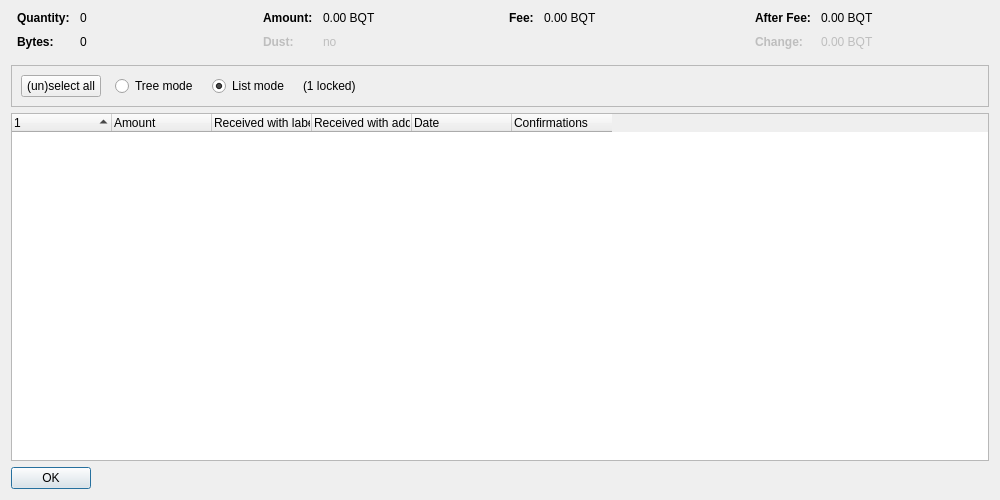
<?xml version="1.0" encoding="UTF-8"?>
<ui version="4.0">
 <class>CoinControlDialog</class>
 <widget class="QDialog" name="CoinControlDialog">
  <property name="geometry">
   <rect>
    <x>0</x>
    <y>0</y>
    <width>1000</width>
    <height>500</height>
   </rect>
  </property>
  <property name="windowTitle">
   <string>Coin Selection</string>
  </property>
  <layout class="QVBoxLayout" name="verticalLayout">
   <item>
    <layout class="QHBoxLayout" name="horizontalLayoutTop" stretch="0,0,0,0">
     <property name="topMargin">
      <number>0</number>
     </property>
     <property name="bottomMargin">
      <number>10</number>
     </property>
     <item>
      <layout class="QFormLayout" name="formLayoutCoinControl1">
       <property name="horizontalSpacing">
        <number>10</number>
       </property>
       <property name="verticalSpacing">
        <number>10</number>
       </property>
       <property name="leftMargin">
        <number>6</number>
       </property>
       <property name="rightMargin">
        <number>6</number>
       </property>
       <item row="0" column="0">
        <widget class="QLabel" name="labelCoinControlQuantityText">
         <property name="font">
          <font>
           <weight>75</weight>
           <bold>true</bold>
          </font>
         </property>
         <property name="text">
          <string>Quantity:</string>
         </property>
        </widget>
       </item>
       <item row="0" column="1">
        <widget class="QLabel" name="labelCoinControlQuantity">
         <property name="cursor">
          <cursorShape>IBeamCursor</cursorShape>
         </property>
         <property name="contextMenuPolicy">
          <enum>Qt::ActionsContextMenu</enum>
         </property>
         <property name="text">
          <string notr="true">0</string>
         </property>
         <property name="textInteractionFlags">
          <set>Qt::LinksAccessibleByMouse|Qt::TextSelectableByKeyboard|Qt::TextSelectableByMouse</set>
         </property>
        </widget>
       </item>
       <item row="1" column="0">
        <widget class="QLabel" name="labelCoinControlBytesText">
         <property name="font">
          <font>
           <weight>75</weight>
           <bold>true</bold>
          </font>
         </property>
         <property name="text">
          <string>Bytes:</string>
         </property>
        </widget>
       </item>
       <item row="1" column="1">
        <widget class="QLabel" name="labelCoinControlBytes">
         <property name="cursor">
          <cursorShape>IBeamCursor</cursorShape>
         </property>
         <property name="contextMenuPolicy">
          <enum>Qt::ActionsContextMenu</enum>
         </property>
         <property name="text">
          <string notr="true">0</string>
         </property>
         <property name="textInteractionFlags">
          <set>Qt::LinksAccessibleByMouse|Qt::TextSelectableByKeyboard|Qt::TextSelectableByMouse</set>
         </property>
        </widget>
       </item>
      </layout>
     </item>
     <item>
      <layout class="QFormLayout" name="formLayoutCoinControl2">
       <property name="horizontalSpacing">
        <number>10</number>
       </property>
       <property name="verticalSpacing">
        <number>10</number>
       </property>
       <property name="leftMargin">
        <number>6</number>
       </property>
       <property name="rightMargin">
        <number>6</number>
       </property>
       <item row="0" column="0">
        <widget class="QLabel" name="labelCoinControlAmountText">
         <property name="font">
          <font>
           <weight>75</weight>
           <bold>true</bold>
          </font>
         </property>
         <property name="text">
          <string>Amount:</string>
         </property>
        </widget>
       </item>
       <item row="0" column="1">
        <widget class="QLabel" name="labelCoinControlAmount">
         <property name="cursor">
          <cursorShape>IBeamCursor</cursorShape>
         </property>
         <property name="contextMenuPolicy">
          <enum>Qt::ActionsContextMenu</enum>
         </property>
         <property name="text">
          <string notr="true">0.00 BQT</string>
         </property>
         <property name="textInteractionFlags">
          <set>Qt::LinksAccessibleByMouse|Qt::TextSelectableByKeyboard|Qt::TextSelectableByMouse</set>
         </property>
        </widget>
       </item>
       <item row="1" column="0">
        <widget class="QLabel" name="labelCoinControlLowOutputText">
         <property name="enabled">
          <bool>false</bool>
         </property>
         <property name="font">
          <font>
           <weight>75</weight>
           <bold>true</bold>
          </font>
         </property>
         <property name="text">
          <string>Dust:</string>
         </property>
        </widget>
       </item>
       <item row="1" column="1">
        <widget class="QLabel" name="labelCoinControlLowOutput">
         <property name="enabled">
          <bool>false</bool>
         </property>
         <property name="cursor">
          <cursorShape>IBeamCursor</cursorShape>
         </property>
         <property name="contextMenuPolicy">
          <enum>Qt::ActionsContextMenu</enum>
         </property>
         <property name="text">
          <string notr="true">no</string>
         </property>
         <property name="textInteractionFlags">
          <set>Qt::LinksAccessibleByMouse|Qt::TextSelectableByKeyboard|Qt::TextSelectableByMouse</set>
         </property>
        </widget>
       </item>
      </layout>
     </item>
     <item>
      <layout class="QFormLayout" name="formLayoutCoinControl3">
       <property name="horizontalSpacing">
        <number>10</number>
       </property>
       <property name="verticalSpacing">
        <number>10</number>
       </property>
       <property name="leftMargin">
        <number>6</number>
       </property>
       <property name="rightMargin">
        <number>6</number>
       </property>
       <item row="0" column="0">
        <widget class="QLabel" name="labelCoinControlFeeText">
         <property name="font">
          <font>
           <weight>75</weight>
           <bold>true</bold>
          </font>
         </property>
         <property name="text">
          <string>Fee:</string>
         </property>
        </widget>
       </item>
       <item row="0" column="1">
        <widget class="QLabel" name="labelCoinControlFee">
         <property name="cursor">
          <cursorShape>IBeamCursor</cursorShape>
         </property>
         <property name="contextMenuPolicy">
          <enum>Qt::ActionsContextMenu</enum>
         </property>
         <property name="text">
          <string notr="true">0.00 BQT</string>
         </property>
         <property name="textInteractionFlags">
          <set>Qt::LinksAccessibleByMouse|Qt::TextSelectableByKeyboard|Qt::TextSelectableByMouse</set>
         </property>
        </widget>
       </item>
      </layout>
     </item>
     <item>
      <layout class="QFormLayout" name="formLayoutCoinControl4">
       <property name="horizontalSpacing">
        <number>10</number>
       </property>
       <property name="verticalSpacing">
        <number>10</number>
       </property>
       <property name="leftMargin">
        <number>6</number>
       </property>
       <property name="rightMargin">
        <number>6</number>
       </property>
       <item row="0" column="0">
        <widget class="QLabel" name="labelCoinControlAfterFeeText">
         <property name="font">
          <font>
           <weight>75</weight>
           <bold>true</bold>
          </font>
         </property>
         <property name="text">
          <string>After Fee:</string>
         </property>
        </widget>
       </item>
       <item row="0" column="1">
        <widget class="QLabel" name="labelCoinControlAfterFee">
         <property name="cursor">
          <cursorShape>IBeamCursor</cursorShape>
         </property>
         <property name="contextMenuPolicy">
          <enum>Qt::ActionsContextMenu</enum>
         </property>
         <property name="text">
          <string notr="true">0.00 BQT</string>
         </property>
         <property name="textInteractionFlags">
          <set>Qt::LinksAccessibleByMouse|Qt::TextSelectableByKeyboard|Qt::TextSelectableByMouse</set>
         </property>
        </widget>
       </item>
       <item row="1" column="0">
        <widget class="QLabel" name="labelCoinControlChangeText">
         <property name="enabled">
          <bool>false</bool>
         </property>
         <property name="font">
          <font>
           <weight>75</weight>
           <bold>true</bold>
          </font>
         </property>
         <property name="text">
          <string>Change:</string>
         </property>
        </widget>
       </item>
       <item row="1" column="1">
        <widget class="QLabel" name="labelCoinControlChange">
         <property name="enabled">
          <bool>false</bool>
         </property>
         <property name="cursor">
          <cursorShape>IBeamCursor</cursorShape>
         </property>
         <property name="contextMenuPolicy">
          <enum>Qt::ActionsContextMenu</enum>
         </property>
         <property name="text">
          <string notr="true">0.00 BQT</string>
         </property>
         <property name="textInteractionFlags">
          <set>Qt::LinksAccessibleByMouse|Qt::TextSelectableByKeyboard|Qt::TextSelectableByMouse</set>
         </property>
        </widget>
       </item>
      </layout>
     </item>
    </layout>
   </item>
   <item>
    <widget class="QFrame" name="frame">
     <property name="minimumSize">
      <size>
       <width>0</width>
       <height>40</height>
      </size>
     </property>
     <property name="frameShape">
      <enum>QFrame::StyledPanel</enum>
     </property>
     <property name="frameShadow">
      <enum>QFrame::Sunken</enum>
     </property>
     <layout class="QHBoxLayout" name="horizontalLayout">
      <item>
       <layout class="QHBoxLayout" name="horizontalLayoutPanel" stretch="0,0,0,0,0">
        <property name="spacing">
         <number>14</number>
        </property>
        <item>
         <widget class="QPushButton" name="pushButtonSelectAll">
          <property name="sizePolicy">
           <sizepolicy hsizetype="Maximum" vsizetype="Fixed">
            <horstretch>0</horstretch>
            <verstretch>0</verstretch>
           </sizepolicy>
          </property>
          <property name="text">
           <string>(un)select all</string>
          </property>
          <property name="autoDefault">
           <bool>false</bool>
          </property>
         </widget>
        </item>
        <item>
         <widget class="QRadioButton" name="radioTreeMode">
          <property name="sizePolicy">
           <sizepolicy hsizetype="Maximum" vsizetype="Fixed">
            <horstretch>0</horstretch>
            <verstretch>0</verstretch>
           </sizepolicy>
          </property>
          <property name="text">
           <string>Tree mode</string>
          </property>
         </widget>
        </item>
        <item>
         <widget class="QRadioButton" name="radioListMode">
          <property name="sizePolicy">
           <sizepolicy hsizetype="Maximum" vsizetype="Fixed">
            <horstretch>0</horstretch>
            <verstretch>0</verstretch>
           </sizepolicy>
          </property>
          <property name="text">
           <string>List mode</string>
          </property>
          <property name="checked">
           <bool>true</bool>
          </property>
         </widget>
        </item>
        <item>
         <widget class="QLabel" name="labelLocked">
          <property name="text">
           <string notr="true">(1 locked)</string>
          </property>
         </widget>
        </item>
        <item>
         <spacer name="horizontalSpacer">
          <property name="orientation">
           <enum>Qt::Horizontal</enum>
          </property>
          <property name="sizeHint" stdset="0">
           <size>
            <width>40</width>
            <height>20</height>
           </size>
          </property>
         </spacer>
        </item>
       </layout>
      </item>
     </layout>
    </widget>
   </item>
   <item>
    <widget class="CoinControlTreeWidget" name="treeWidget">
     <property name="contextMenuPolicy">
      <enum>Qt::CustomContextMenu</enum>
     </property>
     <property name="sortingEnabled">
      <bool>false</bool>
     </property>
     <property name="columnCount">
      <number>6</number>
     </property>
     <attribute name="headerShowSortIndicator" stdset="0">
      <bool>true</bool>
     </attribute>
     <attribute name="headerStretchLastSection">
      <bool>false</bool>
     </attribute>
     <column>
      <property name="text">
       <string/>
      </property>
     </column>
     <column>
      <property name="text">
       <string>Amount</string>
      </property>
     </column>
     <column>
      <property name="text">
       <string>Received with label</string>
      </property>
     </column>
     <column>
      <property name="text">
       <string>Received with address</string>
      </property>
     </column>
     <column>
      <property name="text">
       <string>Date</string>
      </property>
     </column>
     <column>
      <property name="text">
       <string>Confirmations</string>
      </property>
      <property name="toolTip">
       <string>Confirmed</string>
      </property>
     </column>
     <column>
      <property name="text">
       <string/>
      </property>
     </column>
     <column>
      <property name="text">
       <string/>
      </property>
     </column>
     <column>
      <property name="text">
       <string/>
      </property>
     </column>
     <column>
      <property name="text">
       <string/>
      </property>
     </column>
    </widget>
   </item>
   <item>
    <widget class="QDialogButtonBox" name="buttonBox">
     <property name="sizePolicy">
      <sizepolicy hsizetype="Maximum" vsizetype="Fixed">
       <horstretch>0</horstretch>
       <verstretch>0</verstretch>
      </sizepolicy>
     </property>
     <property name="orientation">
      <enum>Qt::Horizontal</enum>
     </property>
     <property name="standardButtons">
      <set>QDialogButtonBox::Ok</set>
     </property>
    </widget>
   </item>
  </layout>
 </widget>
 <customwidgets>
  <customwidget>
   <class>CoinControlTreeWidget</class>
   <extends>QTreeWidget</extends>
   <header>qt/coincontroltreewidget.h</header>
  </customwidget>
 </customwidgets>
 <resources/>
 <connections/>
</ui>
